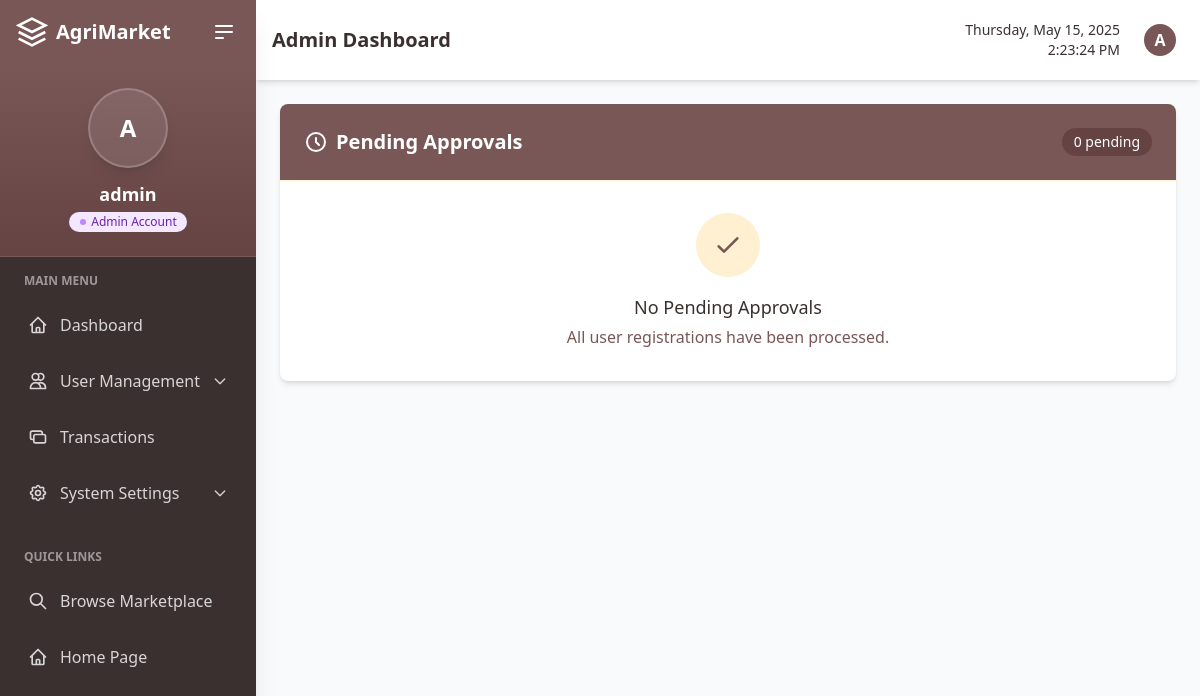
/custom-admin/pending-approvals/ (signed in), run on an earlier commit of the app's database.
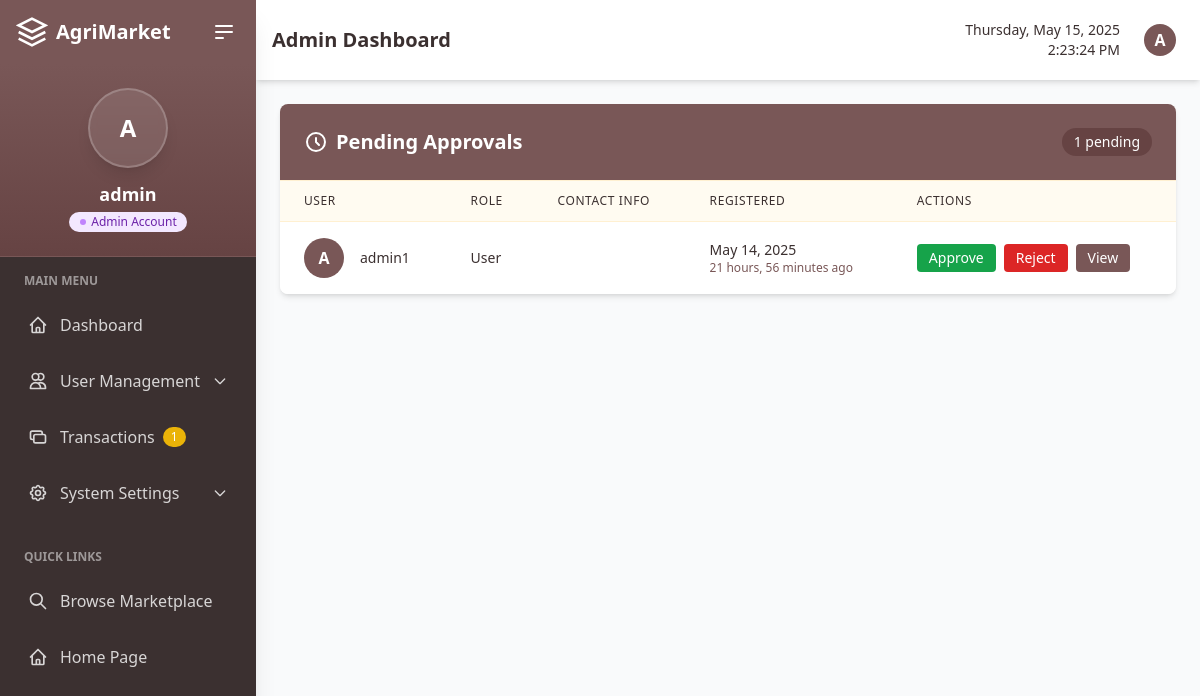
And on a later commit of the database.
### marketplace/models.py (models this page shows, shortened)
class User(AbstractUser):
    is_seller = models.BooleanField(default=False)
    is_buyer = models.BooleanField(default=False)
    is_approved = models.BooleanField(default=False, help_text="Indicates whether the user has been approved by an admin")
    profile_image = models.ImageField(upload_to='profile_images/', blank=True, null=True)
    phone_number = models.CharField(max_length=15, blank=True, null=True)
    address = models.CharField(max_length=255, blank=True, null=True)
    city = models.CharField(max_length=100, blank=True, null=True)
    business_name = models.CharField(max_length=100, blank=True, null=True)
    business_id = models.CharField(max_length=50, blank=True, null=True)
    terms_agreed = models.BooleanField(default=False)
    terms_agreed_date = models.DateTimeField(blank=True, null=True)

### marketplace/admin_views.py (the view)
# urls.py: path('custom-admin/pending-approvals/', admin_views.pending_approvals, name='pending_approvals'),
@login_required
@user_passes_test(is_admin)
def pending_approvals(request):
    pending_users = User.objects.filter(is_active=False, is_approved=False).order_by('-date_joined')
    paginator = Paginator(pending_users, 10)  # Show 10 users per page
    page_number = request.GET.get('page')
    page_obj = paginator.get_page(page_number)
    return render(request, 'admin/pending_approvals.html', {
        'users': page_obj,
        'is_paginated': paginator.num_pages > 1,
        'page_obj': page_obj,
        'pending_count': pending_users.count()
    })

### marketplace/admin_views.py (called while the page is built)
def is_admin(user):
    return user.is_authenticated and user.is_superuser

### marketplace/context_processors.py (called while the page is built, shortened)
def cart_processor(request):
    return {
        'active_cart': None,
        'cart': None,
        'cart_quantity': 0
    }

def notification_processor(request):
    return {
        'unread_notifications_count': 0,
        'recent_notifications': []
    }

### templates/admin/pending_approvals.html (shortened to what the changed rows need)
{% extends 'admin/admin_base.html' %}
{% block dashboard_content %}
<div class="bg-white rounded-lg shadow-md overflow-hidden mb-8">
    <div class="p-6 border-b border-agri-cream bg-agri-brown">
        <div class="flex justify-between items-center">
            <h2 class="text-xl font-semibold text-white flex items-center">
                <svg xmlns="http://www.w3.org/2000/svg" class="h-6 w-6 mr-2" fill="none" viewBox="0 0 24 24" stroke="currentColor">
                    <path stroke-linecap="round" stroke-linejoin="round" stroke-width="2" d="M12 8v4l3 3m6-3a9 9 0 11-18 0 9 9 0 0118 0z" />
                </svg>
                Pending Approvals
            </h2>
            <div class="text-white bg-agri-brown-dark px-3 py-1 rounded-full text-sm">
                {{ pending_count }} pending
            </div>
        </div>
    </div>
    <div class="overflow-x-auto">
        {% if users %}
        <table class="min-w-full divide-y divide-agri-cream">
            <thead class="bg-agri-cream/30">
                <tr>
                    <th scope="col" class="px-6 py-3 text-left text-xs font-medium text-agri-brown-darker uppercase tracking-wider">
                        User
                    </th>
                    <th scope="col" class="px-6 py-3 text-left text-xs font-medium text-agri-brown-darker uppercase tracking-wider">
                        Role
                    </th>
                    <th scope="col" class="px-6 py-3 text-left text-xs font-medium text-agri-brown-darker uppercase tracking-wider">
                        Contact Info
                    </th>
                    <th scope="col" class="px-6 py-3 text-left text-xs font-medium text-agri-brown-darker uppercase tracking-wider">
                        Registered
                    </th>
                    <th scope="col" class="px-6 py-3 text-left text-xs font-medium text-agri-brown-darker uppercase tracking-wider">
                        Actions
                    </th>
                </tr>
            </thead>
            <tbody class="bg-white divide-y divide-agri-cream/30">
                {% for user in users %}
                <tr>
                    <td class="px-6 py-4 whitespace-nowrap">
                        <div class="flex items-center">
                            {% if user.profile_image %}
                            <div class="flex-shrink-0 h-10 w-10 rounded-full bg-agri-cream overflow-hidden border-2 border-agri-cream">
                                <img src="{{ user.profile_image.url }}" alt="{{ user.username }}'s profile" class="w-full h-full object-cover">
                            </div>
                            {% else %}
                            <div class="flex-shrink-0 h-10 w-10 rounded-full bg-agri-brown flex items-center justify-center text-white font-bold">
                                {{ user.username.0|upper }}
                            </div>
                            {% endif %}
                            <div class="ml-4">
                                <div class="text-sm font-medium text-agri-brown-darker">{{ user.username }}</div>
                            </div>
                        </div>
                    </td>
                    <td class="px-6 py-4 whitespace-nowrap">
                        <div class="text-sm text-agri-brown-darker">
                            {% if user.is_seller and user.is_buyer %}
                            Seller & Buyer
                            {% elif user.is_seller %}
                            Seller
                            {% elif user.is_buyer %}
                            Buyer
                            {% else %}
                            User
                            {% endif %}
                        </div>
                    </td>
                    <td class="px-6 py-4 whitespace-nowrap">
                    </td>
                    <td class="px-6 py-4 whitespace-nowrap">
                        <div class="text-sm text-agri-brown-darker">{{ user.date_joined|date:"M d, Y" }}</div>
                        <div class="text-xs text-agri-brown">{{ user.date_joined|timesince }} ago</div>
                    </td>
                    <td class="px-6 py-4 whitespace-nowrap text-sm font-medium">
                        <div class="flex space-x-2">
                            <a href="{% url 'approve_user' user.id %}" class="bg-green-600 text-white px-3 py-1 rounded hover:bg-green-700 transition-colors">
                                Approve
                            </a>
                            <a href="{% url 'reject_user' user.id %}" class="bg-red-600 text-white px-3 py-1 rounded hover:bg-red-700 transition-colors">
                                Reject
                            </a>
                            <a href="{% url 'user_detail' user.id %}" class="bg-agri-brown text-white px-3 py-1 rounded hover:bg-agri-brown-dark transition-colors">
                                View
                            </a>
                        </div>
                    </td>
                </tr>
                {% endfor %}
            </tbody>
        </table>
        {% else %}
        <div class="p-8 text-center">
            <div class="inline-flex items-center justify-center w-16 h-16 rounded-full bg-agri-cream mb-4">
                <svg xmlns="http://www.w3.org/2000/svg" class="h-8 w-8 text-agri-brown" fill="none" viewBox="0 0 24 24" stroke="currentColor">
                    <path stroke-linecap="round" stroke-linejoin="round" stroke-width="2" d="M5 13l4 4L19 7" />
                </svg>
            </div>
            <h3 class="text-lg font-medium text-agri-brown-darker mb-1">No Pending Approvals</h3>
            <p class="text-agri-brown">All user registrations have been processed.</p>
        </div>
        {% endif %}
    </div>
</div>
{% endblock %}

### templates/admin/admin_base.html (shortened to what the changed rows need)
<!DOCTYPE html>
<html lang="en">
<head>
    <script src="https://cdn.tailwindcss.com"></script>
</head>
<body class="bg-agri-cream">
    <div class="flex h-screen overflow-hidden" x-data="{ sidebarOpen: true }">
    <div class="relative flex flex-col flex-shrink-0 w-64 bg-agri-brown-darker text-white transition-all duration-300 shadow-xl"
         :class="{'w-64': sidebarOpen, 'w-20': !sidebarOpen}">
        <nav class="flex-1 overflow-y-auto p-4">
            <ul class="space-y-2">
                <li>
                    <a href="{% url 'admin_transactions' %}" class="flex items-center p-3 rounded-lg hover:bg-white/10 transition-colors {% if request.resolver_match.url_name in 'admin_transactions,admin_transaction_detail' %}bg-white/10 text-white{% else %}text-white/80{% endif %}">
                        <svg xmlns="http://www.w3.org/2000/svg" class="h-5 w-5" fill="none" viewBox="0 0 24 24" stroke="currentColor">
                            <path stroke-linecap="round" stroke-linejoin="round" stroke-width="2" d="M17 9V7a2 2 0 00-2-2H5a2 2 0 00-2 2v6a2 2 0 002 2h2m2 4h10a2 2 0 002-2v-6a2 2 0 00-2-2H9a2 2 0 00-2 2v6a2 2 0 002 2z" />
                        </svg>
                        <span class="ml-3" x-show="sidebarOpen">Transactions</span>
                        {% if pending_count > 0 %}
                        <span class="ml-2 px-2 py-0.5 text-xs rounded-full bg-yellow-500 text-white" x-show="sidebarOpen">{{ pending_count }}</span>
                        {% endif %}
                    </a>
                </li>
            </ul>
        </nav>
    </div>
    <div class="flex-1 overflow-hidden flex flex-col bg-gray-50">
        <div class="bg-white shadow-md p-4 flex justify-between items-center">
            <div class="flex items-center">
                <h1 class="text-xl font-bold text-agri-brown-darker">{% block page_title %}Admin Dashboard{% endblock %}</h1>
            </div>
        </div>
        <div class="flex-1 overflow-y-auto p-6">
            {% block dashboard_content %}{% endblock %}
        </div>
    </div>
</div>
</body>
</html>

What changed in the data, as far as the page shows it:
added User: username.0 "A", username "admin1", is_seller "User", date_joined "May 14, 2025", date_joined "21 hours, 56 minutes"
Also different on the page:
{{ pending_count }}: (not shown) → "1"
{{ pending_count }}: "0" → "1"
text no longer shown: "No Pending Approvals All user registrations have been processed."
text now shown: "USER ROLE CONTACT INFO REGISTERED ACTIONS"
